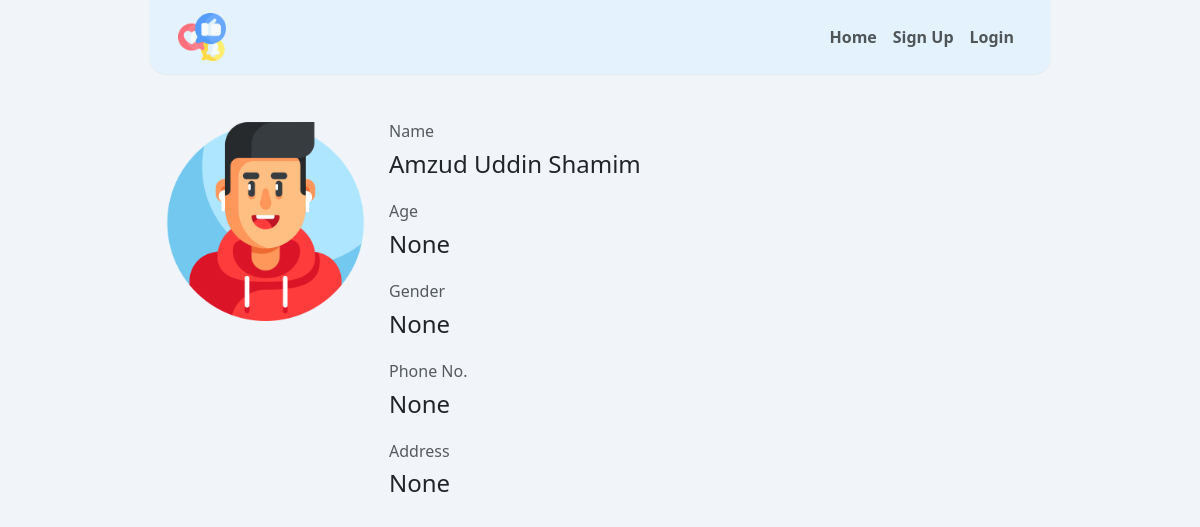
The app's page /user/profile/7, older data.
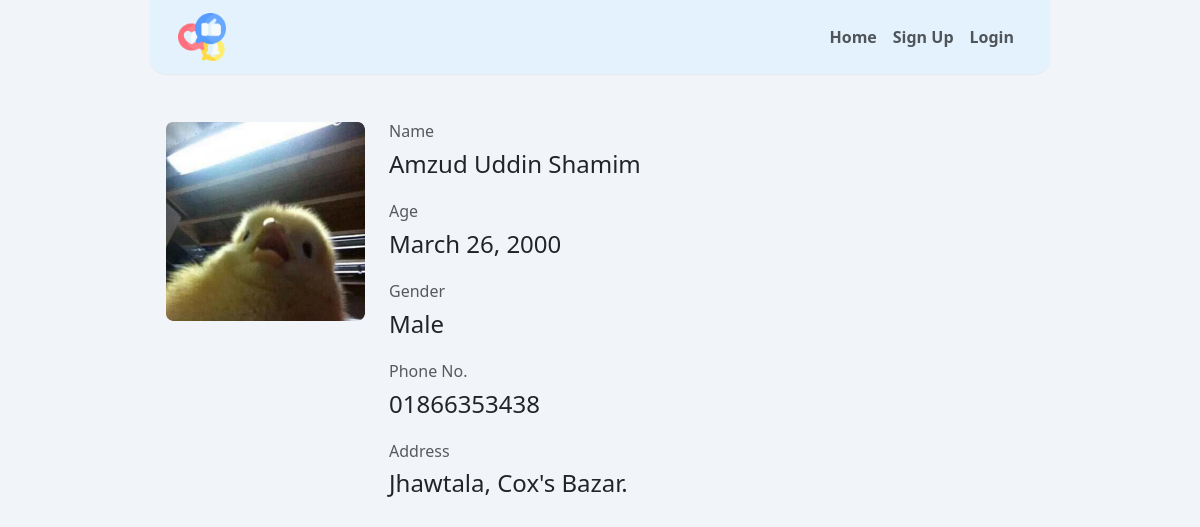
The same page, newer data.
### app_user/models.py (models this page shows, shortened)
class Profile(models.Model):
    GENDER_CHOICES = (
        ("Male", "Male"),
        ("Female", "Female"),
    )
    user = models.OneToOneField(User, on_delete=models.CASCADE)
    phone = models.CharField(max_length=15, null=True, blank=True)
    birth_date = models.DateField(null=True, blank=True)
    gender = models.CharField(
        max_length=6, choices=GENDER_CHOICES, null=True, blank=True
    )
    address = models.CharField(max_length=200, null=True, blank=True)
    profile_picture = models.ImageField(upload_to="profile/", null=True, blank=True)

### app_user/views.py (the view)
# urls.py: path("profile/<int:id>", UserProfileView, name="profile"),
def UserProfileView(request, id):
    profile = Profile.objects.get(id=id)
    return render(
        request,
        "user_profile.html",
        {"title": f"{profile.user.username}'s Profile", "profile": profile},
    )

### app_user/templates/user_profile.html (shortened to what this page needs)
{% extends "base.html" %}
{% load static %}
{% block content %}
<div class="px-3 mb-5">
  <div class="row">
    <div class="col-3">
      {% if profile.profile_picture %}
      <img
        class="w-100 rounded"
        src="/{{profile.profile_picture}}"
        alt="{{profile.user.username}}'s dp"
      />
      {% elif profile.gender == 'Female' %}
      <img
        class="w-100 rounded"
        src="{% static 'images/default_female.png' %}"
        alt="{{profile.user.username}}'s dp"
      />
      {% else %}
      <img
        class="w-100 rounded"
        src="{% static 'images/default_male.png' %}"
        alt="{{profile.user.username}}'s dp"
      />
      {% endif %}
    </div>
    <div class="col-9">
      <h6 class="text-muted">Name</h6>
      <h4>{{profile.user.first_name}} {{profile.user.last_name}}</h4>
      <h6 class="text-muted mt-4">Age</h6>
      <h4>{{profile.birth_date}}</h4>
      <h6 class="text-muted mt-4">Gender</h6>
      <h4>{{profile.gender}}</h4>
      <h6 class="text-muted mt-4">Phone No.</h6>
      <h4>{{profile.phone}}</h4>
      <h6 class="text-muted mt-4">Address</h6>
      <h4>{{profile.address}}</h4>
    </div>
  </div>
</div>
{% endblock content %}

Row changes from the older to the newer data that the page shows:
changed Profile "Amzud Uddin": profile_picture: picture added; birth_date "None" → "March 26, 2000"; gender "None" → "Male"; phone "None" → "01866353438"; address "None" → "Jhawtala, Cox's Bazar."
